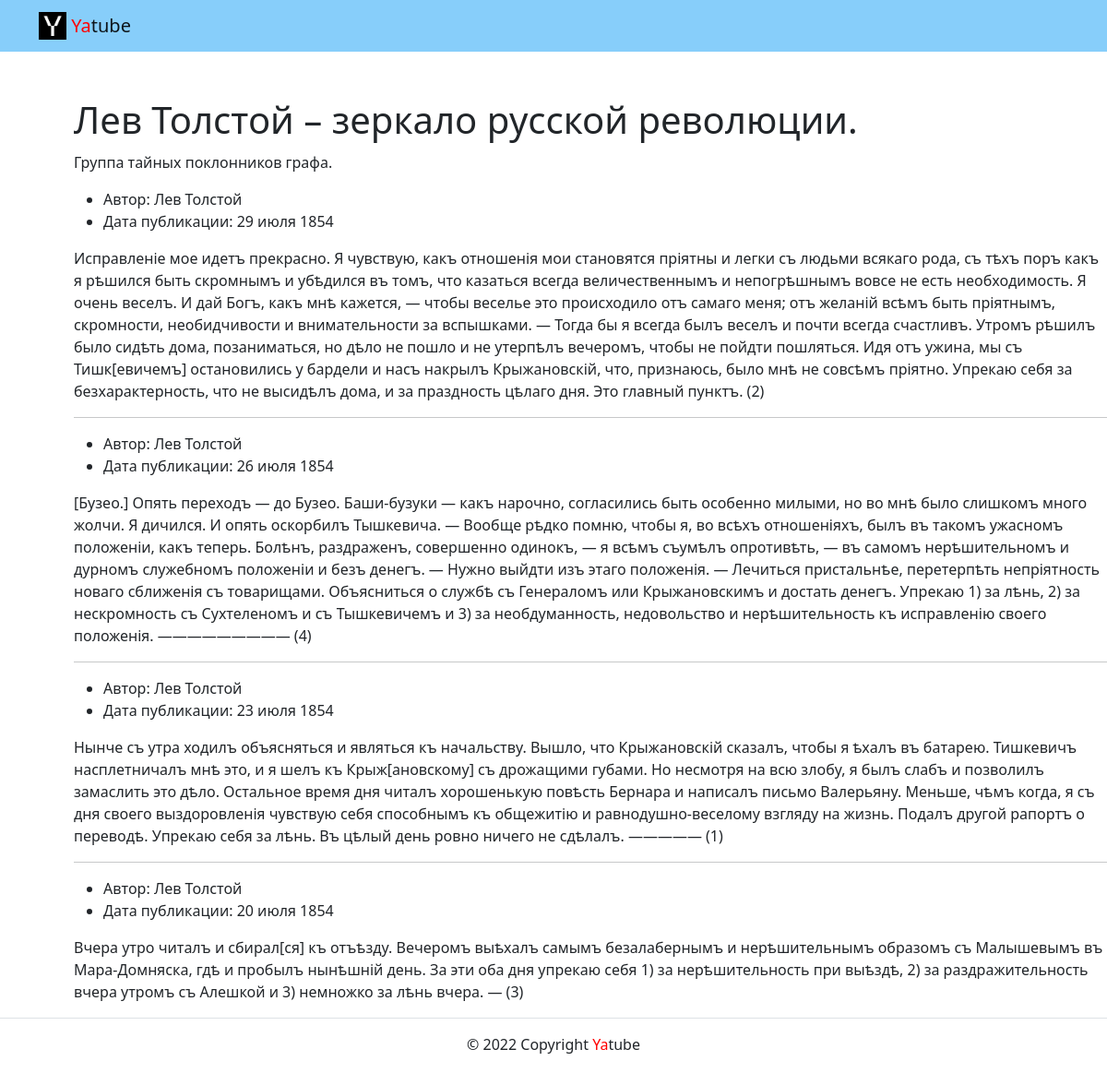
Screenshot of /group/three/ with the database file from the repository.
### posts/models.py (models this page shows, shortened)
class Post(models.Model):
    text = models.TextField()
    pub_date = models.DateTimeField(auto_now_add=True)
    author = models.ForeignKey(
        User,
        on_delete=models.CASCADE,
        related_name='posts'
    )
    group = models.ForeignKey(
        Group,
        on_delete=models.SET_NULL,
        max_length=200,
        blank=True,
        null=True,
        related_name='posts'
    )
    class Meta:
        ordering = ('-pub_date',)

### posts/views.py (the view)
def group_list(request, slug):
    group = get_object_or_404(Group, slug=slug)
    title = f'Записи сообщества {slug}'
    posts = group.posts.all()[:10]
    template = 'posts/group_list.html'
    context = {
        'title': title,
        'group': group,
        'posts': posts}
    return render(request, template, context)

### templates/posts/group_list.html
{% extends 'base.html' %}
{% block content %}
    <h1 style="margin-left: 80px; margin-top: 50px;">Лев Толстой – зеркало русской революции.</h1>
    <p  style="margin-left: 80px; margin-top: 10px;">Группа тайных поклонников графа.</p>
    {% for post in posts %}
        <div style="margin-left: 80px;">
            <ul>
                <li>
                    Автор: {{ post.author.get_full_name }}
                </li>
                <li>
                    Дата публикации: {{ post.pub_date|date:"d E Y" }}
                </li>
            </ul>
            <p>
                {{ post.text }}
            </p>
            {% if not forloop.last %}
                <hr>
            {% endif %}
        </div>
    {% endfor %}
{% endblock %}

### rows the page displays
Post: author.get_full_name "Лев Толстой", pub_date "29 июля 1854", text "Исправленіе мое идетъ прекрасно. Я чувствую, какъ отношенія мои становятся пріятны и легки съ людьми всякаго рода, съ тѣхъ поръ какъ я рѣшился быть скромнымъ и убѣдился въ томъ, что казаться всегда величественнымъ и непогрѣшнымъ вовсе не есть необходимость. Я очень веселъ. И дай Богъ, какъ мнѣ кажется, — чтобы веселье это происходило отъ самаго меня; отъ желаній всѣмъ быть пріятнымъ, скромности, необидчивости и внимательности за вспышками. — Тогда бы я всегда былъ веселъ и почти всегда счастливъ. Утромъ рѣшилъ было сидѣть дома, позаниматься, но дѣло не пошло и не утерпѣлъ вечеромъ, чтобы не пойдти пошляться. Идя отъ ужина, мы съ Тишк[евичемъ] остановились у бардели и насъ накрылъ…"
Post: author.get_full_name "Лев Толстой", pub_date "26 июля 1854", text "[Бузео.] Опять переходъ — до Бузео. Баши-бузуки — какъ нарочно, согласились быть особенно милыми, но во мнѣ было слишкомъ много жолчи. Я дичился. И опять оскорбилъ Тышкевича. — Вообще рѣдко помню, чтобы я, во всѣхъ отношеніяхъ, былъ въ такомъ ужасномъ положеніи, какъ теперь. Болѣнъ, раздраженъ, совершенно одинокъ, — я всѣмъ съумѣлъ опротивѣть, — въ самомъ нерѣшительномъ и дурномъ служебномъ положеніи и безъ денегъ. — Нужно выйдти изъ этаго положенія. — Лечиться пристальнѣе, перетерпѣть непріятность новаго сближенія съ товарищами. Объясниться о службѣ съ Генераломъ или Крыжановскимъ и достать денегъ. Упрекаю 1) за лѣнь, 2) за нескромность съ Сухтеленомъ и съ Тышкевичемъ и 3) за…"
Post: author.get_full_name "Лев Толстой", pub_date "23 июля 1854", text "Нынче съ утра ходилъ объясняться и являться къ начальству. Вышло, что Крыжановскій сказалъ, чтобы я ѣхалъ въ батарею. Тишкевичъ насплетничалъ мнѣ это, и я шелъ къ Крыж[ановскому] съ дрожащими губами. Но несмотря на всю злобу, я былъ слабъ и позволилъ замаслить это дѣло. Остальное время дня читалъ хорошенькую повѣсть Бернара и написалъ письмо Валерьяну. Меньше, чѣмъ когда, я съ дня своего выздоровленія чувствую себя способнымъ къ общежитію и равнодушно-веселому взгляду на жизнь. Подалъ другой рапортъ о переводѣ. Упрекаю себя за лѣнь. Въ цѣлый день ровно ничего не сдѣлалъ. ————— (1)"
Post: author.get_full_name "Лев Толстой", pub_date "20 июля 1854", text "Вчера утро читалъ и сбирал[ся] къ отъѣзду. Вечеромъ выѣхалъ самымъ безалабернымъ и нерѣшительнымъ образомъ съ Малышевымъ въ Мара-Домняска, гдѣ и пробылъ нынѣшній день. За эти оба дня упрекаю себя 1) за нерѣшительность при выѣздѣ, 2) за раздражительность вчера утромъ съ Алешкой и 3) немножко за лѣнь вчера. — (3)"
